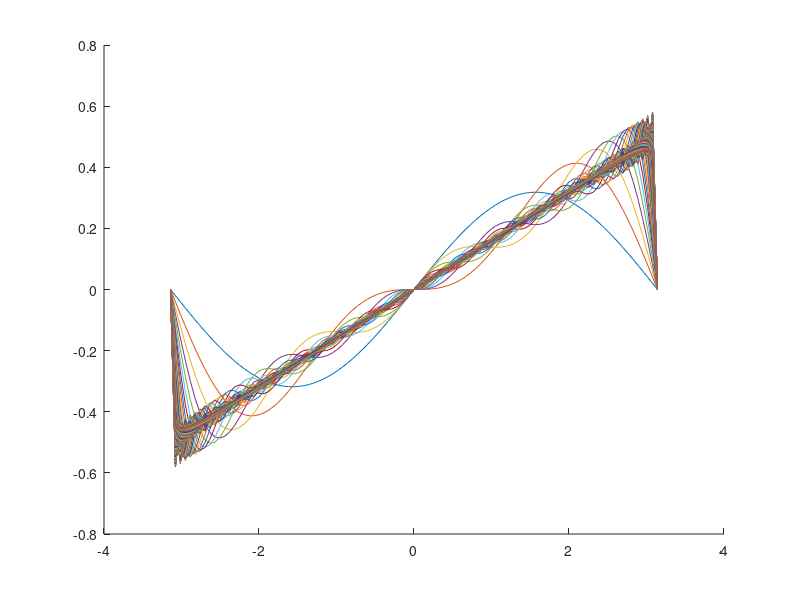

Recreate this plot in MATLAB.
% Fourier series
clear all
x=1/pi;
f=0;
t=linspace(-pi,pi);
figure;
hold on;
for i=1:1:100
	b = -(-1)^i
	bn = (x*1/i)*b
	f=f+bn*sin(i*t);
	plot(t,f)
end

